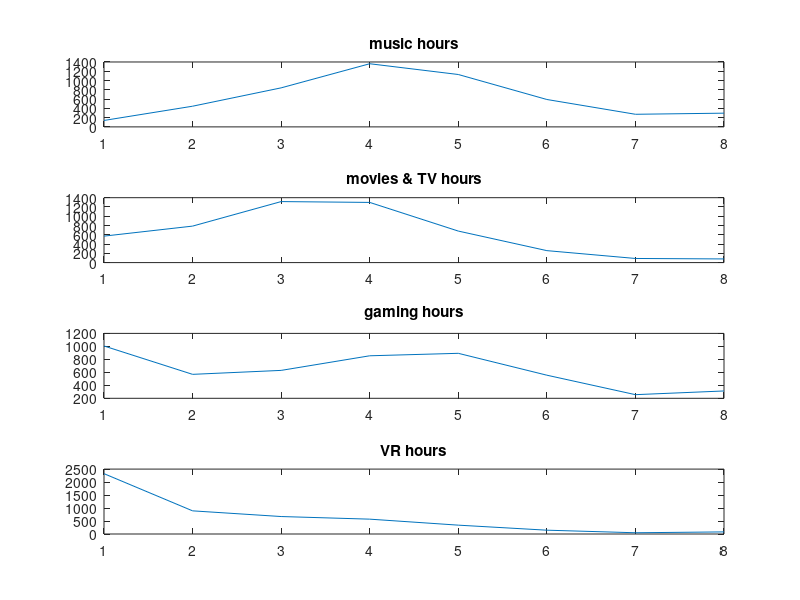
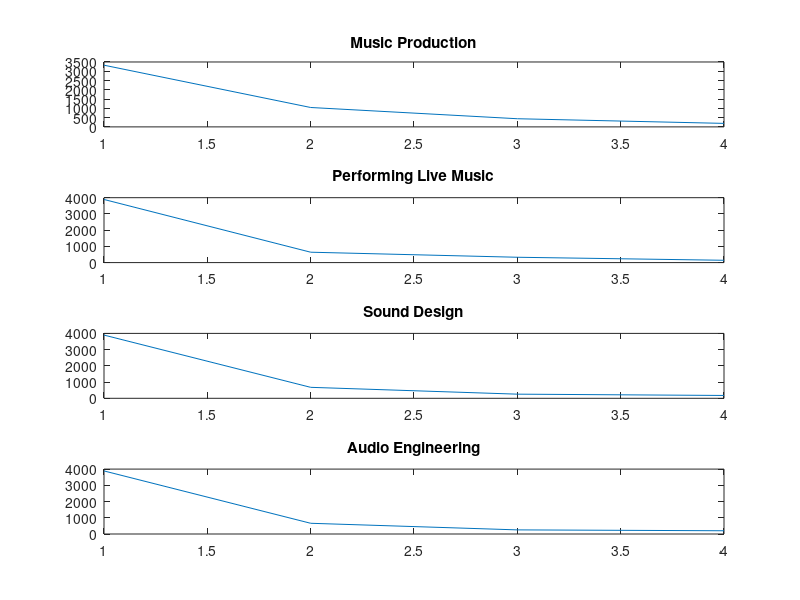
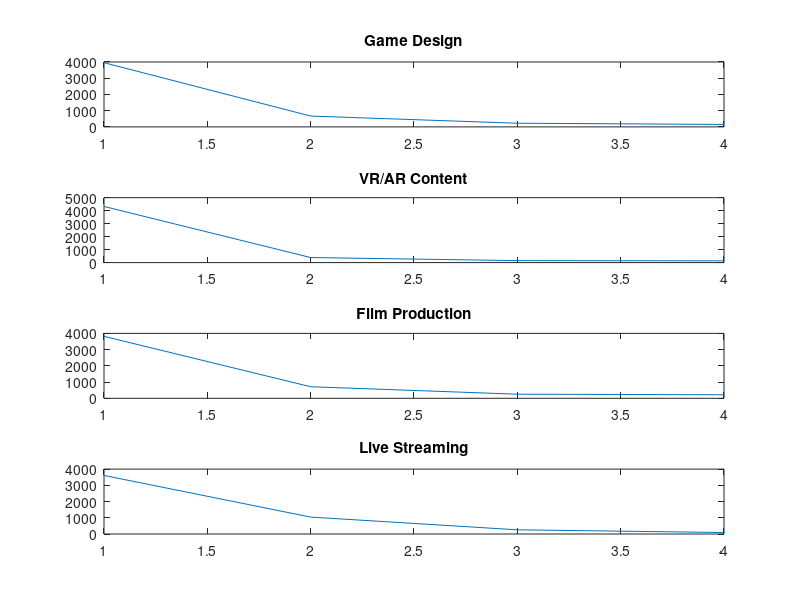
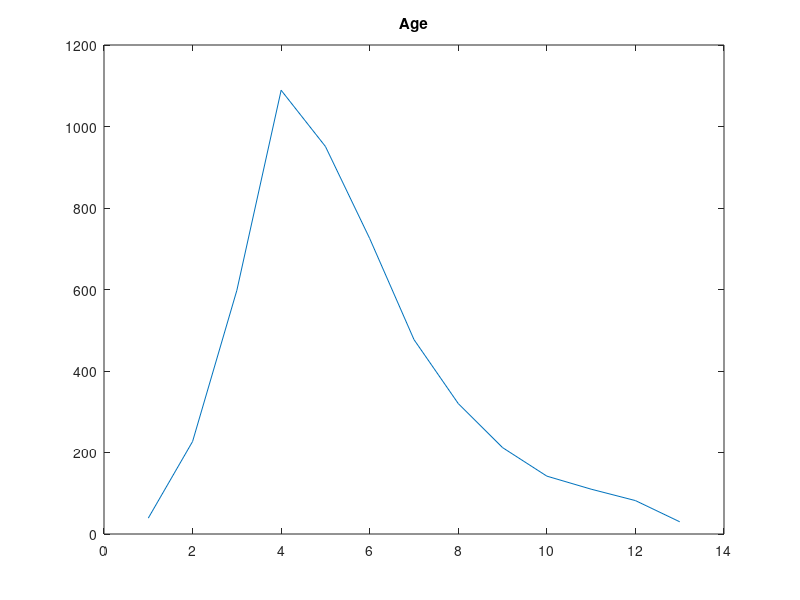

The MATLAB script that drew these images, in order:
function [ music,moviestv,gaming,vr,cmusicp,clivem,csound,caudioeng,cgamed,cvr,cfilm,clives,age ] = overall_data_vis()

%overall data sets for hours of usage
music = [139,446,842,1362,1130,591,272,296];
moviestv = [571,787,1316,1298,680,258,89,79];
gaming=[1006,569,630,855,893,556,256,313];
vr=[2324,892,673,572,341,147,48,81];

%labelhours=['0','1-2','2-4','4-8','8-16','16-24','24-35','35+'];

%overall data sets for content creation
cmusicp=[3327,1046,440,189];
clivem=[3890,640,329,143];
csound=[3896,676,255,175];
caudioeng=[3887,661,254,200];
cgamed=[3956,668,226,152];
cvr=[4324,390,152,136];
cfilm=[3818,713,253,218];
clives=[3609,1043,258,92];

%labelc=['None','Amateur','Serious','Pro'];

%overal data sets misc
age=[39,227,598,1089,951,725,477,320,212,142,110,82,30];

%labelage=['17-','18-20','21-24','25-29','30-34','35-39','40-44','45-49','50-54','55-59','60-64','65+'];

%plotting hours data
figure()
subplot(4,1,1)
plot(music)
title('music hours')

subplot(4,1,2)
plot(moviestv)
title('movies & TV hours')

subplot(4,1,3)
plot(gaming)
title('gaming hours')

subplot(4,1,4)
plot(vr)
title('VR hours')


%ploting creation data 1
figure()
subplot(4,1,1)
plot(cmusicp)
title('Music Production')

subplot(4,1,2)
plot(clivem)
title('Performing Live Music')

subplot(4,1,3)
plot(csound)
title('Sound Design')

subplot(4,1,4)
plot(caudioeng)
title('Audio Engineering')

%ploting creation data 2
figure();
subplot(4,1,1)
plot(cgamed)
title('Game Design')

subplot(4,1,2)
plot(cvr)
title('VR/AR Content')

subplot(4,1,3)
plot(cfilm)
title('Film Production')

subplot(4,1,4)
plot(clives)
title('Live Streaming')

%ploting misc data
figure()
plot(age)
title('Age')

end